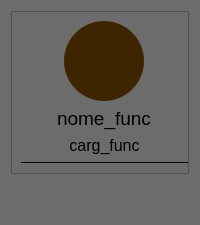
                 <widget class="QWidget" name="page_infocontato">
                  <property name="styleSheet">
                   <string notr="true">background-color: #6c6c6c;</string>
                  </property>
                  <layout class="QVBoxLayout" name="verticalLayout_47">
                   <item>
                    <widget class="QFrame" name="frame_3">
                     <property name="sizePolicy">
                      <sizepolicy hsizetype="Expanding" vsizetype="Fixed">
                       <horstretch>0</horstretch>
                       <verstretch>0</verstretch>
                      </sizepolicy>
                     </property>
                     <property name="minimumSize">
                      <size>
                       <width>0</width>
                       <height>100</height>
                      </size>
                     </property>
                     <property name="layoutDirection">
                      <enum>Qt::LeftToRight</enum>
                     </property>
                     <property name="styleSheet">
                      <string notr="true">QPushButton{
    text-align: left;
    padding: 5px 6px;
	font: 63 12pt &quot;Inter 18pt SemiBold&quot;;
}

</string>
                     </property>
                     <property name="frameShape">
                      <enum>QFrame::StyledPanel</enum>
                     </property>
                     <property name="frameShadow">
                      <enum>QFrame::Raised</enum>
                     </property>
                     <layout class="QVBoxLayout" name="verticalLayout_44">
                      <property name="rightMargin">
                       <number>0</number>
                      </property>
                      <item>
                       <widget class="QWidget" name="widget_28" native="true">
                        <property name="sizePolicy">
                         <sizepolicy hsizetype="Expanding" vsizetype="Fixed">
                          <horstretch>0</horstretch>
                          <verstretch>0</verstretch>
                         </sizepolicy>
                        </property>
                        <property name="minimumSize">
                         <size>
                          <width>0</width>
                          <height>80</height>
                         </size>
                        </property>
                        <property name="autoFillBackground">
                         <bool>false</bool>
                        </property>
                        <layout class="QVBoxLayout" name="verticalLayout_45">
                         <property name="leftMargin">
                          <number>0</number>
                         </property>
                         <property name="topMargin">
                          <number>0</number>
                         </property>
                         <property name="rightMargin">
                          <number>0</number>
                         </property>
                         <property name="bottomMargin">
                          <number>0</number>
                         </property>
                         <item alignment="Qt::AlignHCenter">
                          <widget class="QPushButton" name="foto_func_contato">
                           <property name="sizePolicy">
                            <sizepolicy hsizetype="Fixed" vsizetype="Fixed">
                             <horstretch>0</horstretch>
                             <verstretch>0</verstretch>
                            </sizepolicy>
                           </property>
                           <property name="minimumSize">
                            <size>
                             <width>80</width>
                             <height>80</height>
                            </size>
                           </property>
                           <property name="maximumSize">
                            <size>
                             <width>80</width>
                             <height>80</height>
                            </size>
                           </property>
                           <property name="cursor">
                            <cursorShape>PointingHandCursor</cursorShape>
                           </property>
                           <property name="layoutDirection">
                            <enum>Qt::LeftToRight</enum>
                           </property>
                           <property name="styleSheet">
                            <string notr="true">QPushButton{
text-aling:center;
	background-color: rgb(60, 37, 00) ;
border-radius: 40px;

}</string>
                           </property>
                           <property name="text">
                            <string/>
                           </property>
                           <property name="iconSize">
                            <size>
                             <width>80</width>
                             <height>80</height>
                            </size>
                           </property>
                          </widget>
                         </item>
                        </layout>
                       </widget>
                      </item>
                      <item alignment="Qt::AlignHCenter|Qt::AlignTop">
                       <widget class="QLabel" name="nome_func_contato">
                        <property name="text">
                         <string>&lt;html&gt;&lt;head/&gt;&lt;body&gt;&lt;p align=&quot;center&quot;&gt;&lt;span style=&quot; font-size:14pt;&quot;&gt;nome_func&lt;/span&gt;&lt;/p&gt;&lt;/body&gt;&lt;/html&gt;</string>
                        </property>
                       </widget>
                      </item>
                      <item alignment="Qt::AlignHCenter|Qt::AlignBottom">
                       <widget class="QLabel" name="carg_func_contato">
                        <property name="text">
                         <string>&lt;html&gt;&lt;head/&gt;&lt;body&gt;&lt;p align=&quot;center&quot;&gt;&lt;span style=&quot; font-size:12pt;&quot;&gt;carg_func&lt;/span&gt;&lt;/p&gt;&lt;/body&gt;&lt;/html&gt;</string>
                        </property>
                       </widget>
                      </item>
                      <item>
                       <widget class="Line" name="line_9">
                        <property name="styleSheet">
                         <string notr="true">Line{

	background-color: rgb(255, 255, 255);

}</string>
                        </property>
                        <property name="frameShadow">
                         <enum>QFrame::Plain</enum>
                        </property>
                        <property name="lineWidth">
                         <number>1</number>
                        </property>
                        <property name="midLineWidth">
                         <number>1</number>
                        </property>
                        <property name="orientation">
                         <enum>Qt::Horizontal</enum>
                        </property>
                       </widget>
                      </item>
                     </layout>
                    </widget>
                   </item>
                   <item>
                    <spacer name="verticalSpacer_4">
                     <property name="orientation">
                      <enum>Qt::Vertical</enum>
                     </property>
                     <property name="sizeHint" stdset="0">
                      <size>
                       <width>20</width>
                       <height>40</height>
                      </size>
                     </property>
                    </spacer>
                   </item>
                  </layout>
                 </widget>
